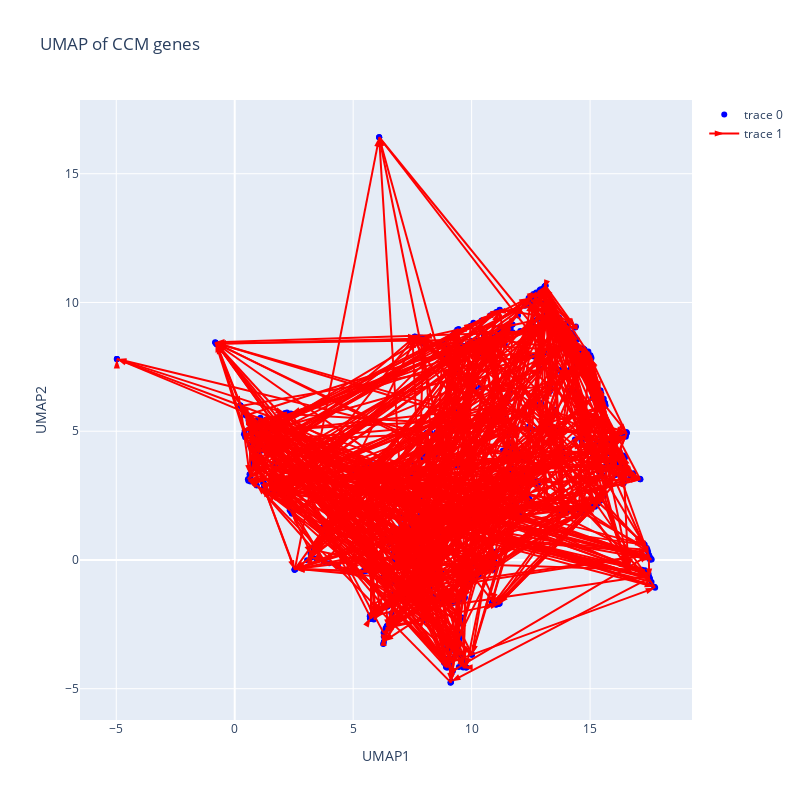

The notebook cell this image was saved under:
### Code cell
with open("./LKH-3.0.10/gene.tour", "r") as f:
    for line in f:
        if line.startswith("TOUR_SECTION"):
            break
    tour = np.array([int(line) - 1 for line in f.readlines()[:-2]])


layout = go.Layout(
    title="UMAP of CCM genes",
    xaxis=dict(title="UMAP1"),
    yaxis=dict(title="UMAP2"),
    width=800,
    height=800,
)

data = [
    go.Scatter(
        x=embedding[:, 0],
        y=embedding[:, 1],
        mode="markers",
        marker=dict(color="blue"),
        text=[genes[leaves][i] for i in leaves],
        hoverinfo="text",
    ),
    go.Scatter(
        x=embedding[tour, 0],
        y=embedding[tour, 1],
        mode="lines+markers",
        line=dict(color="red"),
        marker=dict(size=10, symbol="arrow", angleref="previous"),
    ),
]

fig = go.Figure(data=data, layout=layout)

fig.show()

### Figure 1 — Plotly figure (JSON) as saved in the notebook; plotly's stock layout.template omitted (floating-point values rounded to 4 significant figures; data arrays with more than 128 entries replaced by an {"elided": "..."} marker saying what was removed)
{"data": [{"hoverinfo": "text", "marker": {"color": "blue"}, "mode": "markers", "text": {"elided": "1146 str values"}, "type": "scatter", "x": {"elided": "1146 float values"}, "y": {"elided": "1146 float values"}}, {"line": {"color": "red"}, "marker": {"angleref": "previous", "size": 10, "symbol": "arrow"}, "mode": "lines+markers", "type": "scatter", "x": {"elided": "1145 float values"}, "y": {"elided": "1145 float values"}}], "layout": {"height": 800, "title": {"text": "UMAP of CCM genes"}, "width": 800, "xaxis": {"title": {"text": "UMAP1"}}, "yaxis": {"title": {"text": "UMAP2"}}}}
